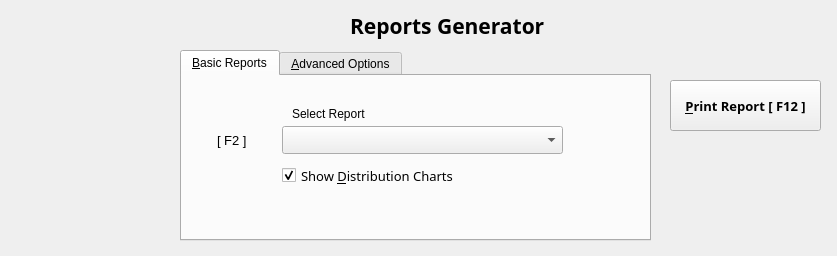
<?xml version="1.0" encoding="UTF-8"?>
<ui version="4.0">
 <class>ReportsDialog</class>
 <widget class="QDialog" name="ReportsDialog">
  <property name="geometry">
   <rect>
    <x>0</x>
    <y>0</y>
    <width>837</width>
    <height>256</height>
   </rect>
  </property>
  <property name="windowTitle">
   <string>Dialog</string>
  </property>
  <widget class="QDialogButtonBox" name="buttonBox">
   <property name="geometry">
    <rect>
     <x>560</x>
     <y>590</y>
     <width>341</width>
     <height>32</height>
    </rect>
   </property>
   <property name="orientation">
    <enum>Qt::Horizontal</enum>
   </property>
   <property name="standardButtons">
    <set>QDialogButtonBox::Cancel|QDialogButtonBox::Ok</set>
   </property>
  </widget>
  <widget class="QTabWidget" name="tabWidget">
   <property name="geometry">
    <rect>
     <x>180</x>
     <y>50</y>
     <width>471</width>
     <height>191</height>
    </rect>
   </property>
   <property name="currentIndex">
    <number>0</number>
   </property>
   <widget class="QWidget" name="tab_4">
    <attribute name="title">
     <string>&amp;Basic Reports</string>
    </attribute>
    <widget class="QLabel" name="label_12">
     <property name="geometry">
      <rect>
       <x>110</x>
       <y>30</y>
       <width>91</width>
       <height>16</height>
      </rect>
     </property>
     <property name="font">
      <font>
       <pointsize>9</pointsize>
      </font>
     </property>
     <property name="text">
      <string>Select Report</string>
     </property>
    </widget>
    <widget class="QComboBox" name="reportList">
     <property name="geometry">
      <rect>
       <x>100</x>
       <y>50</y>
       <width>281</width>
       <height>28</height>
      </rect>
     </property>
    </widget>
    <widget class="QLabel" name="label_13">
     <property name="geometry">
      <rect>
       <x>35</x>
       <y>56</y>
       <width>41</width>
       <height>16</height>
      </rect>
     </property>
     <property name="font">
      <font>
       <pointsize>10</pointsize>
      </font>
     </property>
     <property name="text">
      <string>[ F2 ]</string>
     </property>
    </widget>
    <widget class="QCheckBox" name="showCharts">
     <property name="geometry">
      <rect>
       <x>100</x>
       <y>90</y>
       <width>191</width>
       <height>19</height>
      </rect>
     </property>
     <property name="font">
      <font>
       <family>Sans Serif</family>
       <pointsize>10</pointsize>
      </font>
     </property>
     <property name="text">
      <string>Show &amp;Distribution Charts</string>
     </property>
     <property name="checked">
      <bool>true</bool>
     </property>
    </widget>
   </widget>
   <widget class="QWidget" name="tab">
    <attribute name="title">
     <string>&amp;Advanced Options</string>
    </attribute>
    <widget class="QComboBox" name="sortOrderSelect">
     <property name="geometry">
      <rect>
       <x>118</x>
       <y>25</y>
       <width>111</width>
       <height>28</height>
      </rect>
     </property>
     <item>
      <property name="text">
       <string>Ascending</string>
      </property>
     </item>
     <item>
      <property name="text">
       <string>Descending</string>
      </property>
     </item>
    </widget>
    <widget class="QLabel" name="label_11">
     <property name="geometry">
      <rect>
       <x>125</x>
       <y>8</y>
       <width>111</width>
       <height>16</height>
      </rect>
     </property>
     <property name="text">
      <string>Select Order [ F4 ]</string>
     </property>
    </widget>
    <widget class="QPushButton" name="sortRemoveButton">
     <property name="geometry">
      <rect>
       <x>310</x>
       <y>120</y>
       <width>141</width>
       <height>27</height>
      </rect>
     </property>
     <property name="text">
      <string>Remove Selected [ F8 ]</string>
     </property>
    </widget>
    <widget class="QComboBox" name="sortFieldSelect">
     <property name="geometry">
      <rect>
       <x>10</x>
       <y>25</y>
       <width>101</width>
       <height>28</height>
      </rect>
     </property>
     <item>
      <property name="text">
       <string>Last Name</string>
      </property>
     </item>
     <item>
      <property name="text">
       <string>First Name</string>
      </property>
     </item>
     <item>
      <property name="text">
       <string>Time Registered</string>
      </property>
     </item>
     <item>
      <property name="text">
       <string>VIN</string>
      </property>
     </item>
     <item>
      <property name="text">
       <string>Age</string>
      </property>
     </item>
     <item>
      <property name="text">
       <string>Gender</string>
      </property>
     </item>
    </widget>
    <widget class="QLabel" name="label_10">
     <property name="geometry">
      <rect>
       <x>17</x>
       <y>9</y>
       <width>91</width>
       <height>16</height>
      </rect>
     </property>
     <property name="text">
      <string>Select Field [ F3 ]</string>
     </property>
    </widget>
    <widget class="QPushButton" name="sortAddButton">
     <property name="geometry">
      <rect>
       <x>236</x>
       <y>26</y>
       <width>101</width>
       <height>27</height>
      </rect>
     </property>
     <property name="text">
      <string>Add Sort [ F5 ]</string>
     </property>
    </widget>
    <widget class="QPushButton" name="sortMoveDownButton">
     <property name="enabled">
      <bool>true</bool>
     </property>
     <property name="geometry">
      <rect>
       <x>310</x>
       <y>90</y>
       <width>141</width>
       <height>27</height>
      </rect>
     </property>
     <property name="text">
      <string>Move Down [ F7 ]</string>
     </property>
    </widget>
    <widget class="QTableView" name="sortTableView">
     <property name="enabled">
      <bool>true</bool>
     </property>
     <property name="geometry">
      <rect>
       <x>10</x>
       <y>60</y>
       <width>291</width>
       <height>91</height>
      </rect>
     </property>
     <property name="editTriggers">
      <set>QAbstractItemView::NoEditTriggers</set>
     </property>
     <property name="dragEnabled">
      <bool>true</bool>
     </property>
     <property name="dragDropOverwriteMode">
      <bool>false</bool>
     </property>
     <property name="dragDropMode">
      <enum>QAbstractItemView::InternalMove</enum>
     </property>
     <property name="defaultDropAction">
      <enum>Qt::IgnoreAction</enum>
     </property>
     <property name="alternatingRowColors">
      <bool>false</bool>
     </property>
     <property name="selectionMode">
      <enum>QAbstractItemView::SingleSelection</enum>
     </property>
     <property name="selectionBehavior">
      <enum>QAbstractItemView::SelectRows</enum>
     </property>
     <attribute name="horizontalHeaderVisible">
      <bool>false</bool>
     </attribute>
     <attribute name="verticalHeaderVisible">
      <bool>false</bool>
     </attribute>
    </widget>
    <widget class="QPushButton" name="sortMoveUpButton">
     <property name="enabled">
      <bool>true</bool>
     </property>
     <property name="geometry">
      <rect>
       <x>310</x>
       <y>60</y>
       <width>141</width>
       <height>27</height>
      </rect>
     </property>
     <property name="text">
      <string>Move Up [ F6 ]</string>
     </property>
    </widget>
   </widget>
  </widget>
  <widget class="QPushButton" name="closeButton">
   <property name="geometry">
    <rect>
     <x>810</x>
     <y>650</y>
     <width>111</width>
     <height>27</height>
    </rect>
   </property>
   <property name="text">
    <string>Close [F10]</string>
   </property>
  </widget>
  <widget class="QLabel" name="label">
   <property name="geometry">
    <rect>
     <x>350</x>
     <y>0</y>
     <width>261</width>
     <height>51</height>
    </rect>
   </property>
   <property name="font">
    <font>
     <family>Lucida Sans</family>
     <pointsize>16</pointsize>
     <weight>75</weight>
     <bold>true</bold>
    </font>
   </property>
   <property name="text">
    <string>Reports Generator</string>
   </property>
  </widget>
  <widget class="QLabel" name="label_2">
   <property name="geometry">
    <rect>
     <x>40</x>
     <y>0</y>
     <width>121</width>
     <height>231</height>
    </rect>
   </property>
   <property name="font">
    <font>
     <family>Lucida Sans</family>
     <pointsize>16</pointsize>
     <weight>75</weight>
     <bold>true</bold>
    </font>
   </property>
   <property name="text">
    <string/>
   </property>
   <property name="pixmap">
    <pixmap>resources/logo.png</pixmap>
   </property>
  </widget>
  <widget class="QPushButton" name="previewCaptureReport">
   <property name="geometry">
    <rect>
     <x>670</x>
     <y>80</y>
     <width>151</width>
     <height>51</height>
    </rect>
   </property>
   <property name="font">
    <font>
     <family>Lucida Sans</family>
     <pointsize>10</pointsize>
     <weight>75</weight>
     <bold>true</bold>
    </font>
   </property>
   <property name="text">
    <string>&amp;Print Report [ F12 ]</string>
   </property>
  </widget>
 </widget>
 <resources/>
 <connections>
  <connection>
   <sender>closeButton</sender>
   <signal>clicked()</signal>
   <receiver>ReportsDialog</receiver>
   <slot>reject()</slot>
   <hints>
    <hint type="sourcelabel">
     <x>865</x>
     <y>663</y>
    </hint>
    <hint type="destinationlabel">
     <x>286</x>
     <y>274</y>
    </hint>
   </hints>
  </connection>
  <connection>
   <sender>buttonBox</sender>
   <signal>accepted()</signal>
   <receiver>ReportsDialog</receiver>
   <slot>accept()</slot>
   <hints>
    <hint type="sourcelabel">
     <x>248</x>
     <y>254</y>
    </hint>
    <hint type="destinationlabel">
     <x>157</x>
     <y>274</y>
    </hint>
   </hints>
  </connection>
 </connections>
</ui>
